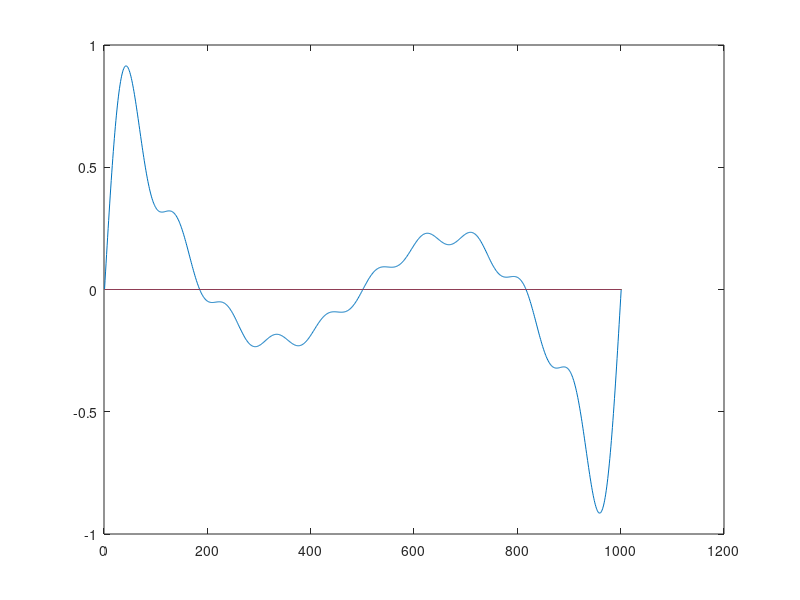

The MATLAB source for this figure:
clear
close all
clc 

function x = fourier_series(a,b,f0,t)
  x = zeros(length(t));
  x(1) = a(1)/2;
  
  for i=1:length(t)
    for k=2:length(a)
       x(i) += a(k+1)*cos(2*pi*f0*t(i)) + b(k)*sin(2*pi*k*f0*t(i));
%       x(i) = x(i) + a(k) * cos(2*pi*k*f0*t(i)) + b(k-1) * sin(2*pi*k*f0*t(i));
    endfor    
  endfor
end

N = 10
 
a = zeros(N+1);
b = zeros(N);

for k = 1:N
  b(k) = (-1)^(k-1)/k;
endfor

f0 = 10;
fs = f0*1000;
t = -0.05:1/fs:0.05;
y = zeros(length(t));

y = (-(2/pi)) * fourier_series(a,b,f0,t);

plot(y);